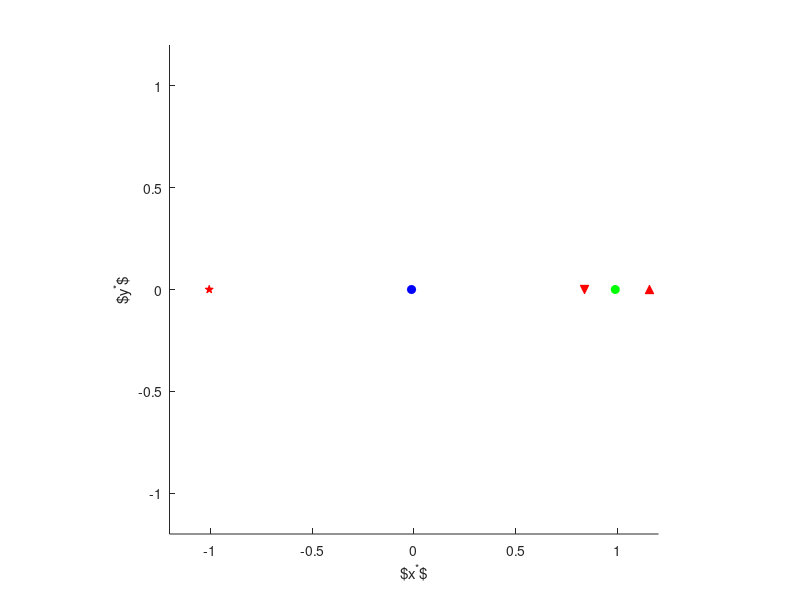

Source code (MATLAB): (Note: this script raises an error after producing the figure.)
function lagrange_points_example
    % These masses represent the Earth-Moon system
    m1 = 5.974E24; % kg
    m2 = 7.348E22; % kg
    pi2 = m2/(m1 + m2);

    function y = collinear_lagrange(xstar)
        firstterm = xstar;
        secondterm = (1 - pi2) ./ abs(xstar + pi2).^3 .* (xstar + pi2);
        thirdterm = pi2 ./ abs(xstar - 1 + pi2).^3 .* (xstar - 1 + pi2);
        y = firstterm - secondterm - thirdterm;
    end
    options = optimset('Display','iter');
    L_2 = fzero(@collinear_lagrange,[1, 1.5],options);
    L_1 = fzero(@collinear_lagrange,[0.01, 0.97],options);
    L_3 = fzero(@collinear_lagrange,[-1, -1.5],options);
    fprintf('L_1=%f, L_2=%f, L_3=%f\n', L_1, L_2, L_3)

    function output
        figure()
%         title('The Lagrange Points in the Earth-Moon System')
        hold on
        ylim([-1.2,1.2])
        xlim([-1.2,1.2])
        axis square
        xlabel('$x^*$')
        ylabel('$y^*$')
        plot(-pi2,0,'bo','MarkerFaceColor','b')
        plot(1-pi2,0,'go','MarkerFaceColor','g')
        plot(L_1,0,'rv','MarkerFaceColor','r')
        plot(L_2,0,'r^','MarkerFaceColor','r')
        plot(L_3,0,'rp','MarkerFaceColor','r')
        plot(0.5-pi2,sqrt(3)/2,'rX','MarkerFaceColor','r')
        plot(0.5-pi2,-sqrt(3)/2,'rs','MarkerFaceColor','r')
        plot([-pi2,0.5-pi2,1-pi2,0.5-pi2,-pi2], [0,sqrt(3)/2,0,-sqrt(3)/2,0], '--k')
        yline(0,'k')
        coords = linspace(0,pi,100);
        plot((1-pi2).*cos(coords),(1-pi2).*sin(coords))
        hold all
        plot((1-pi2).*cos(coords),-(1-pi2).*sin(coords))
        legend('$m_1$','$m_2$', '$L_1$', '$L_2$', '$L_3$', '$L_4$', '$L_5$','Interpreter','latex')
    end
    output
end